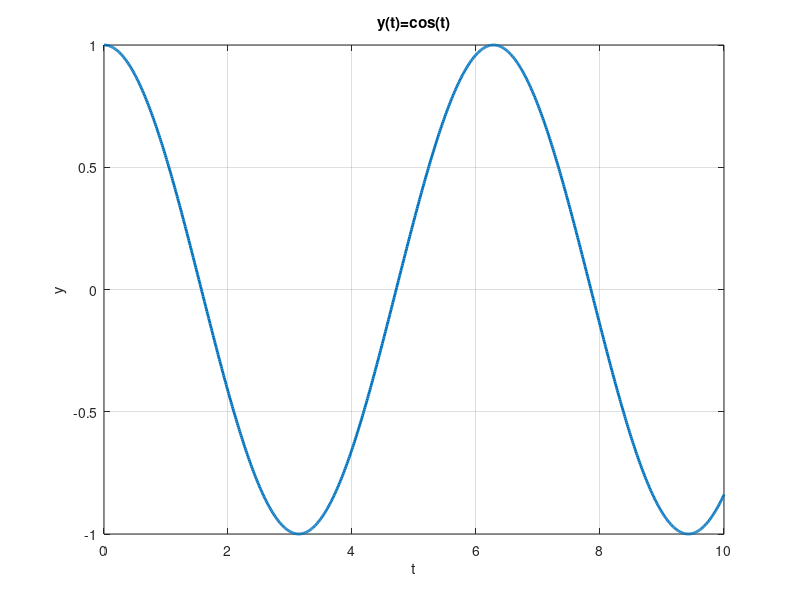

MATLAB code to generate this figure:
%% Continuous Signal Example
close all;clear all;clc
t=0:.01:10; % Time
y=cos(t); % y(t)
plot(t,y,'Linewidth',2)
grid on
xlabel('t')
ylabel('y')
title('y(t)=cos(t)')